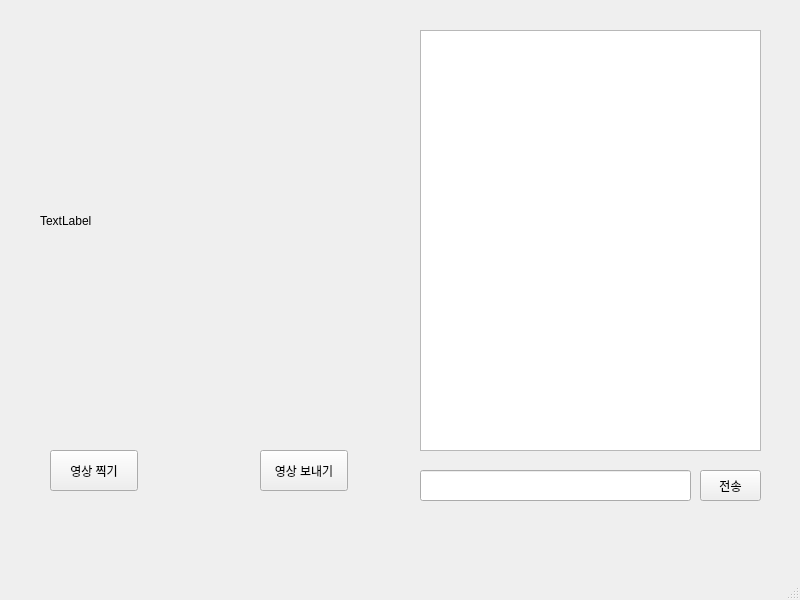
<?xml version="1.0" encoding="UTF-8"?>
<ui version="4.0">
 <class>MainWindow</class>
 <widget class="QMainWindow" name="MainWindow">
  <property name="geometry">
   <rect>
    <x>0</x>
    <y>0</y>
    <width>800</width>
    <height>600</height>
   </rect>
  </property>
  <property name="windowTitle">
   <string>MainWindow</string>
  </property>
  <widget class="QWidget" name="centralwidget">
   <widget class="QTextBrowser" name="textBrowser">
    <property name="geometry">
     <rect>
      <x>420</x>
      <y>30</y>
      <width>341</width>
      <height>421</height>
     </rect>
    </property>
   </widget>
   <widget class="QLineEdit" name="lineEdit">
    <property name="geometry">
     <rect>
      <x>420</x>
      <y>470</y>
      <width>271</width>
      <height>31</height>
     </rect>
    </property>
   </widget>
   <widget class="QPushButton" name="textSend">
    <property name="geometry">
     <rect>
      <x>700</x>
      <y>470</y>
      <width>61</width>
      <height>31</height>
     </rect>
    </property>
    <property name="text">
     <string>전송</string>
    </property>
   </widget>
   <widget class="QLabel" name="video">
    <property name="geometry">
     <rect>
      <x>40</x>
      <y>40</y>
      <width>341</width>
      <height>361</height>
     </rect>
    </property>
    <property name="text">
     <string>TextLabel</string>
    </property>
   </widget>
   <widget class="QPushButton" name="videoStart">
    <property name="geometry">
     <rect>
      <x>50</x>
      <y>450</y>
      <width>88</width>
      <height>41</height>
     </rect>
    </property>
    <property name="text">
     <string>영상 찍기</string>
    </property>
   </widget>
   <widget class="QPushButton" name="videoSend">
    <property name="geometry">
     <rect>
      <x>260</x>
      <y>450</y>
      <width>88</width>
      <height>41</height>
     </rect>
    </property>
    <property name="text">
     <string>영상 보내기</string>
    </property>
   </widget>
  </widget>
  <widget class="QMenuBar" name="menubar">
   <property name="geometry">
    <rect>
     <x>0</x>
     <y>0</y>
     <width>800</width>
     <height>31</height>
    </rect>
   </property>
  </widget>
  <widget class="QStatusBar" name="statusbar"/>
 </widget>
 <resources/>
 <connections/>
</ui>
